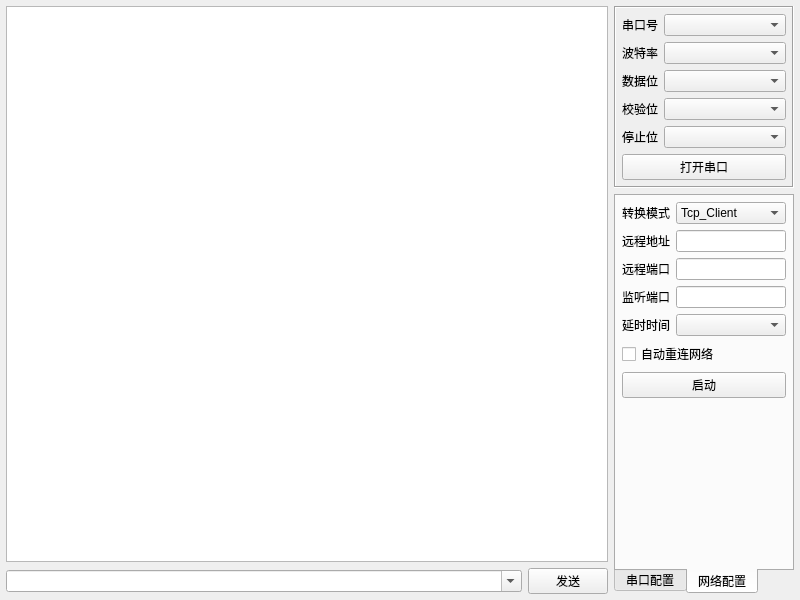
<?xml version="1.0" encoding="UTF-8"?>
<ui version="4.0">
 <class>frmComTool</class>
 <widget class="QWidget" name="frmComTool">
  <property name="geometry">
   <rect>
    <x>0</x>
    <y>0</y>
    <width>800</width>
    <height>600</height>
   </rect>
  </property>
  <layout class="QGridLayout" name="gridLayout_6">
   <property name="leftMargin">
    <number>6</number>
   </property>
   <property name="topMargin">
    <number>6</number>
   </property>
   <property name="rightMargin">
    <number>6</number>
   </property>
   <property name="bottomMargin">
    <number>6</number>
   </property>
   <item row="0" column="0">
    <widget class="QTextEdit" name="txtMain">
     <property name="enabled">
      <bool>true</bool>
     </property>
     <property name="frameShape">
      <enum>QFrame::StyledPanel</enum>
     </property>
     <property name="verticalScrollBarPolicy">
      <enum>Qt::ScrollBarAsNeeded</enum>
     </property>
     <property name="horizontalScrollBarPolicy">
      <enum>Qt::ScrollBarAsNeeded</enum>
     </property>
     <property name="readOnly">
      <bool>true</bool>
     </property>
    </widget>
   </item>
   <item row="0" column="1" rowspan="2">
    <widget class="QWidget" name="widgetRight" native="true">
     <property name="minimumSize">
      <size>
       <width>180</width>
       <height>0</height>
      </size>
     </property>
     <property name="maximumSize">
      <size>
       <width>180</width>
       <height>16777215</height>
      </size>
     </property>
     <layout class="QVBoxLayout" name="verticalLayout">
      <property name="leftMargin">
       <number>0</number>
      </property>
      <property name="topMargin">
       <number>0</number>
      </property>
      <property name="rightMargin">
       <number>0</number>
      </property>
      <property name="bottomMargin">
       <number>0</number>
      </property>
      <item>
       <widget class="QFrame" name="frameTop">
        <property name="frameShape">
         <enum>QFrame::Box</enum>
        </property>
        <property name="frameShadow">
         <enum>QFrame::Sunken</enum>
        </property>
        <layout class="QGridLayout" name="gridLayout_3">
         <property name="leftMargin">
          <number>6</number>
         </property>
         <property name="topMargin">
          <number>6</number>
         </property>
         <property name="rightMargin">
          <number>6</number>
         </property>
         <property name="bottomMargin">
          <number>6</number>
         </property>
         <item row="0" column="0">
          <widget class="QLabel" name="labPortName">
           <property name="text">
            <string>串口号</string>
           </property>
          </widget>
         </item>
         <item row="0" column="1">
          <widget class="QComboBox" name="cboxPortName">
           <property name="sizePolicy">
            <sizepolicy hsizetype="Preferred" vsizetype="Fixed">
             <horstretch>1</horstretch>
             <verstretch>0</verstretch>
            </sizepolicy>
           </property>
          </widget>
         </item>
         <item row="1" column="0">
          <widget class="QLabel" name="labBaudRate">
           <property name="text">
            <string>波特率</string>
           </property>
          </widget>
         </item>
         <item row="1" column="1">
          <widget class="QComboBox" name="cboxBaudRate">
           <property name="sizePolicy">
            <sizepolicy hsizetype="Preferred" vsizetype="Fixed">
             <horstretch>1</horstretch>
             <verstretch>0</verstretch>
            </sizepolicy>
           </property>
          </widget>
         </item>
         <item row="2" column="0">
          <widget class="QLabel" name="labDataBit">
           <property name="text">
            <string>数据位</string>
           </property>
          </widget>
         </item>
         <item row="2" column="1">
          <widget class="QComboBox" name="cboxDataBit">
           <property name="sizePolicy">
            <sizepolicy hsizetype="Preferred" vsizetype="Fixed">
             <horstretch>1</horstretch>
             <verstretch>0</verstretch>
            </sizepolicy>
           </property>
          </widget>
         </item>
         <item row="3" column="0">
          <widget class="QLabel" name="labParity">
           <property name="text">
            <string>校验位</string>
           </property>
          </widget>
         </item>
         <item row="3" column="1">
          <widget class="QComboBox" name="cboxParity">
           <property name="sizePolicy">
            <sizepolicy hsizetype="Preferred" vsizetype="Fixed">
             <horstretch>1</horstretch>
             <verstretch>0</verstretch>
            </sizepolicy>
           </property>
          </widget>
         </item>
         <item row="4" column="0">
          <widget class="QLabel" name="labStopBit">
           <property name="text">
            <string>停止位</string>
           </property>
          </widget>
         </item>
         <item row="4" column="1">
          <widget class="QComboBox" name="cboxStopBit">
           <property name="sizePolicy">
            <sizepolicy hsizetype="Preferred" vsizetype="Fixed">
             <horstretch>1</horstretch>
             <verstretch>0</verstretch>
            </sizepolicy>
           </property>
          </widget>
         </item>
         <item row="5" column="0" colspan="2">
          <widget class="QPushButton" name="btnOpen">
           <property name="text">
            <string>打开串口</string>
           </property>
          </widget>
         </item>
        </layout>
       </widget>
      </item>
      <item>
       <widget class="QTabWidget" name="tabWidget">
        <property name="tabPosition">
         <enum>QTabWidget::South</enum>
        </property>
        <property name="currentIndex">
         <number>1</number>
        </property>
        <widget class="QWidget" name="tab">
         <attribute name="title">
          <string>串口配置</string>
         </attribute>
         <layout class="QGridLayout" name="gridLayout_5">
          <property name="leftMargin">
           <number>6</number>
          </property>
          <property name="topMargin">
           <number>6</number>
          </property>
          <property name="rightMargin">
           <number>6</number>
          </property>
          <property name="bottomMargin">
           <number>6</number>
          </property>
          <item row="0" column="0">
           <widget class="QCheckBox" name="ckHexSend">
            <property name="text">
             <string>Hex发送</string>
            </property>
           </widget>
          </item>
          <item row="0" column="1">
           <widget class="QCheckBox" name="ckHexReceive">
            <property name="text">
             <string>Hex接收</string>
            </property>
           </widget>
          </item>
          <item row="1" column="0">
           <widget class="QCheckBox" name="ckDebug">
            <property name="text">
             <string>模拟设备</string>
            </property>
           </widget>
          </item>
          <item row="1" column="1">
           <widget class="QCheckBox" name="ckAutoClear">
            <property name="text">
             <string>自动清空</string>
            </property>
           </widget>
          </item>
          <item row="2" column="0" colspan="2">
           <layout class="QGridLayout" name="gridLayout">
            <item row="0" column="0">
             <widget class="QCheckBox" name="ckAutoSend">
              <property name="text">
               <string>自动发送</string>
              </property>
             </widget>
            </item>
            <item row="0" column="1">
             <widget class="QComboBox" name="cboxSendInterval">
              <property name="sizePolicy">
               <sizepolicy hsizetype="Expanding" vsizetype="Fixed">
                <horstretch>0</horstretch>
                <verstretch>0</verstretch>
               </sizepolicy>
              </property>
             </widget>
            </item>
            <item row="1" column="0">
             <widget class="QCheckBox" name="ckAutoSave">
              <property name="text">
               <string>自动保存</string>
              </property>
             </widget>
            </item>
            <item row="1" column="1">
             <widget class="QComboBox" name="cboxSaveInterval">
              <property name="sizePolicy">
               <sizepolicy hsizetype="Expanding" vsizetype="Fixed">
                <horstretch>0</horstretch>
                <verstretch>0</verstretch>
               </sizepolicy>
              </property>
             </widget>
            </item>
           </layout>
          </item>
          <item row="3" column="0" colspan="2">
           <widget class="QPushButton" name="btnSendCount">
            <property name="text">
             <string>发送 : 0 字节</string>
            </property>
           </widget>
          </item>
          <item row="4" column="0" colspan="2">
           <widget class="QPushButton" name="btnReceiveCount">
            <property name="text">
             <string>接收 : 0 字节</string>
            </property>
           </widget>
          </item>
          <item row="5" column="0" colspan="2">
           <widget class="QPushButton" name="btnStopShow">
            <property name="text">
             <string>停止显示</string>
            </property>
           </widget>
          </item>
          <item row="6" column="0" colspan="2">
           <widget class="QPushButton" name="btnSave">
            <property name="text">
             <string>保存数据</string>
            </property>
           </widget>
          </item>
          <item row="7" column="0" colspan="2">
           <widget class="QPushButton" name="btnData">
            <property name="text">
             <string>管理数据</string>
            </property>
           </widget>
          </item>
          <item row="8" column="0" colspan="2">
           <widget class="QPushButton" name="btnClear">
            <property name="text">
             <string>清空数据</string>
            </property>
           </widget>
          </item>
          <item row="9" column="0" colspan="2">
           <spacer name="verticalSpacer">
            <property name="orientation">
             <enum>Qt::Vertical</enum>
            </property>
            <property name="sizeHint" stdset="0">
             <size>
              <width>20</width>
              <height>2</height>
             </size>
            </property>
           </spacer>
          </item>
         </layout>
        </widget>
        <widget class="QWidget" name="tab_2">
         <attribute name="title">
          <string>网络配置</string>
         </attribute>
         <layout class="QGridLayout" name="gridLayout_2">
          <property name="leftMargin">
           <number>6</number>
          </property>
          <property name="topMargin">
           <number>6</number>
          </property>
          <property name="rightMargin">
           <number>6</number>
          </property>
          <property name="bottomMargin">
           <number>6</number>
          </property>
          <item row="0" column="0" colspan="2">
           <layout class="QGridLayout" name="gridLayout_4">
            <item row="3" column="0">
             <widget class="QLabel" name="labListenPort">
              <property name="text">
               <string>监听端口</string>
              </property>
             </widget>
            </item>
            <item row="1" column="0">
             <widget class="QLabel" name="labServerIP">
              <property name="text">
               <string>远程地址</string>
              </property>
             </widget>
            </item>
            <item row="4" column="1">
             <widget class="QComboBox" name="cboxSleepTime"/>
            </item>
            <item row="1" column="1">
             <widget class="QLineEdit" name="txtServerIP">
              <property name="text">
               <string/>
              </property>
             </widget>
            </item>
            <item row="2" column="0">
             <widget class="QLabel" name="labServerPort">
              <property name="text">
               <string>远程端口</string>
              </property>
             </widget>
            </item>
            <item row="2" column="1">
             <widget class="QLineEdit" name="txtServerPort">
              <property name="text">
               <string/>
              </property>
             </widget>
            </item>
            <item row="4" column="0">
             <widget class="QLabel" name="labSleepTime">
              <property name="text">
               <string>延时时间</string>
              </property>
             </widget>
            </item>
            <item row="3" column="1">
             <widget class="QLineEdit" name="txtListenPort"/>
            </item>
            <item row="0" column="0">
             <widget class="QLabel" name="labMode">
              <property name="text">
               <string>转换模式</string>
              </property>
             </widget>
            </item>
            <item row="0" column="1">
             <widget class="QComboBox" name="cboxMode">
              <item>
               <property name="text">
                <string>Tcp_Client</string>
               </property>
              </item>
              <item>
               <property name="text">
                <string>Tcp_Server</string>
               </property>
              </item>
              <item>
               <property name="text">
                <string>Udp_Client</string>
               </property>
              </item>
              <item>
               <property name="text">
                <string>Udp_Server</string>
               </property>
              </item>
             </widget>
            </item>
           </layout>
          </item>
          <item row="2" column="0" colspan="2">
           <widget class="QPushButton" name="btnStart">
            <property name="text">
             <string>启动</string>
            </property>
           </widget>
          </item>
          <item row="3" column="0" colspan="2">
           <spacer name="verticalSpacer_2">
            <property name="orientation">
             <enum>Qt::Vertical</enum>
            </property>
            <property name="sizeHint" stdset="0">
             <size>
              <width>20</width>
              <height>59</height>
             </size>
            </property>
           </spacer>
          </item>
          <item row="1" column="0" colspan="2">
           <widget class="QCheckBox" name="ckAutoConnect">
            <property name="text">
             <string>自动重连网络</string>
            </property>
           </widget>
          </item>
         </layout>
        </widget>
       </widget>
      </item>
     </layout>
    </widget>
   </item>
   <item row="1" column="0">
    <widget class="QWidget" name="widget" native="true">
     <layout class="QHBoxLayout" name="horizontalLayout">
      <property name="leftMargin">
       <number>0</number>
      </property>
      <property name="topMargin">
       <number>0</number>
      </property>
      <property name="rightMargin">
       <number>0</number>
      </property>
      <property name="bottomMargin">
       <number>0</number>
      </property>
      <item>
       <widget class="QComboBox" name="cboxData">
        <property name="sizePolicy">
         <sizepolicy hsizetype="Ignored" vsizetype="Fixed">
          <horstretch>0</horstretch>
          <verstretch>0</verstretch>
         </sizepolicy>
        </property>
        <property name="editable">
         <bool>true</bool>
        </property>
        <property name="duplicatesEnabled">
         <bool>false</bool>
        </property>
       </widget>
      </item>
      <item>
       <widget class="QPushButton" name="btnSend">
        <property name="minimumSize">
         <size>
          <width>80</width>
          <height>0</height>
         </size>
        </property>
        <property name="maximumSize">
         <size>
          <width>80</width>
          <height>16777215</height>
         </size>
        </property>
        <property name="text">
         <string>发送</string>
        </property>
       </widget>
      </item>
     </layout>
    </widget>
   </item>
  </layout>
 </widget>
 <resources/>
 <connections/>
</ui>
